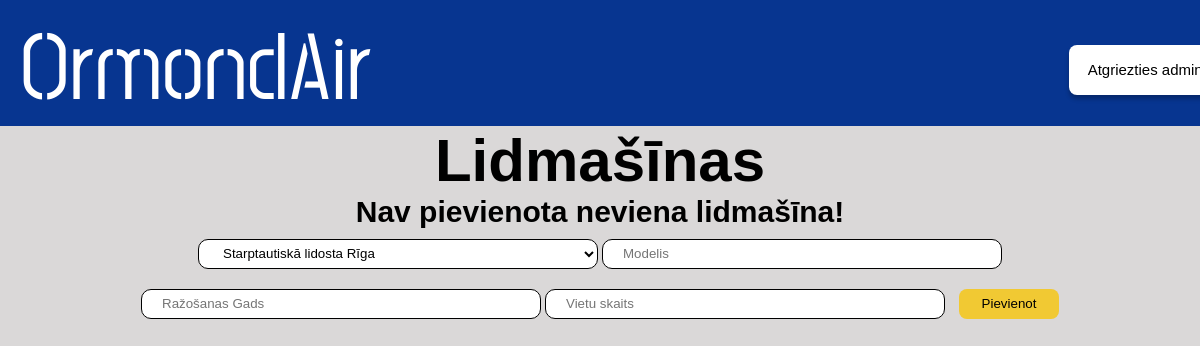
The app's page /admin/lidmasinas, older data.
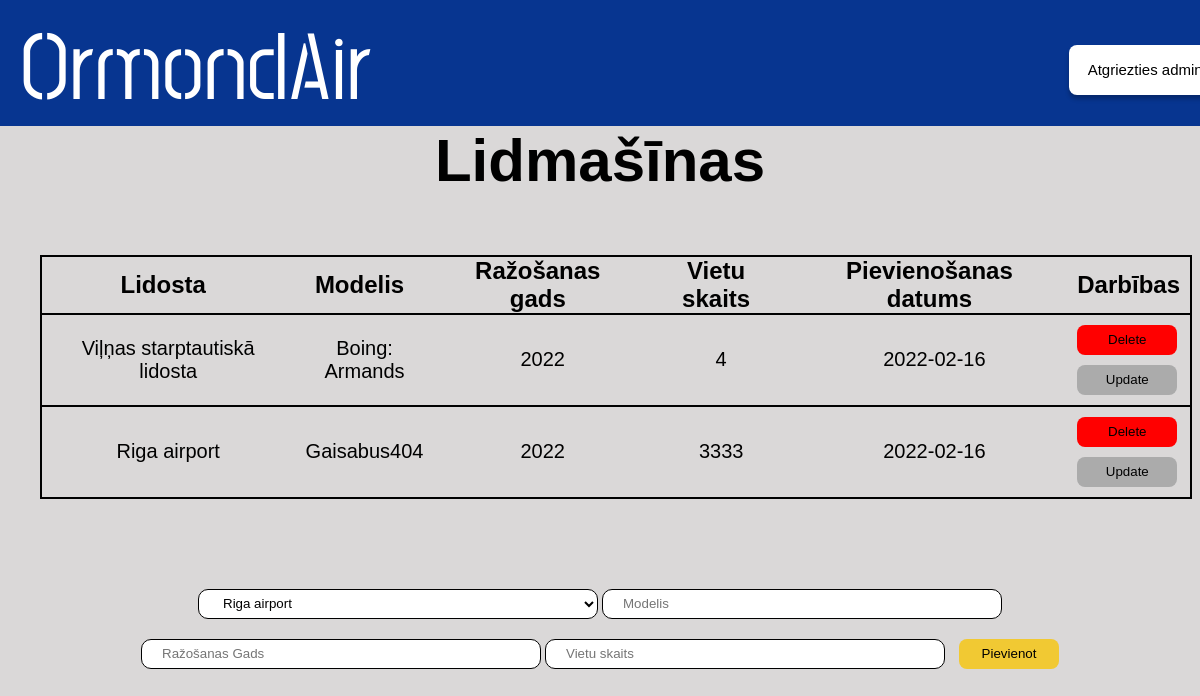
The same page, newer data.
### main.py (models this page shows, shortened)
class Lidmasina(db.Model):
    id = db.Column(db.Integer, primary_key=True)
    content = db.Column(db.String(200), nullable=False)
    modelis = db.Column(db.String(200), nullable=False)
    razosanas_gads = db.Column(db.String(3), nullable=False)
    vietu_skaits = db.Column(db.String(200), nullable=False)
    date_created = db.Column(db.DateTime, default=datetime.utcnow)

### main.py (the view)
@app.route('/admin/lidmasinas', methods=['POST', 'GET'])
def lidmasina():
    if request.method == 'POST':
      new_lidmasina = Lidmasina(content=request.form['content'],modelis=request.form['modelis'], razosanas_gads=request.form['razosanas_gads'], vietu_skaits=request.form['vietu_skaits'])
      try:
        db.session.add(new_lidmasina)
        db.session.commit()
        return redirect('/admin/lidmasinas')
      except:
        return "Draugi nav labi!"
    else:
      lidostas = Lidosta.query.order_by(Lidosta.id).all()
      tasks = Lidmasina.query.order_by(Lidmasina.date_created).all()
      return render_template('adminlidmasinas.html', tasks=tasks, lidostas = lidostas)

### templates/adminlidmasinas.html (shortened to what this page needs)
<!DOCTYPE html>
<html lang="en">
  <head>
    <link href="/static/css/stylesheet.css" rel="stylesheet" />
  </head>
  <body>
    <div class="augsejaisBaneris">
      <a href="/">
        <h1 class="homePage">OrmondAir</h1>
      </a>
      <a href="/admin">
        <button id="atgriezties_admin">Atgriezties admin</button>
      </a>
    </div>
    <div class="apaksejaisBaneris">
      <h1 id="virsraksts">Lidmašīnas</h1>
      {% if tasks|length < 1 %}
      <h4 id="apaksraksts">Nav pievienota neviena lidmašīna! </h4>
      {% else %}
      <div class="tabulaBox">
        <table class="tabula">
          <tr class="tabula">
            <th class="teksts">Lidosta</th>
            <th class="teksts">Modelis</th>
            <th class="teksts">Ražošanas gads</th>
            <th class="teksts">Vietu skaits</th>
            <th class="teksts">Pievienošanas datums</th>
            <th class="teksts">Darbības</th>
          </tr>
          {% for task in tasks %}
            <tr class="tabula">
              <td class="dbteksts">{{ task.content }}</td>
              <td class="dbteksts">{{ task.modelis }}</td>
              <td class="dbteksts">{{ task.razosanas_gads }}</td>
              <td class="dbteksts">{{ task.vietu_skaits }}</td>
              <td class="dbteksts">{{ task.date_created.date() }}</td>
              <td>
                <a href="/delete_airplane/{{task.id}}"><button id=dzest>Delete</button></a>
                  <br>
                <a href="/update_lidmasinas/{{task.id}}"><button id=labot>Update</button></a>
              </td>
            </tr>
          {% endfor %}
        </table>
      </div>
      {% endif %}
      <form action="/admin/lidmasinas" method="POST" id="form">
        <select class="input" name="content" id="content" method="POST">
          {% for lidosta in lidostas %}
            <option value="{{lidosta.content}}">{{ lidosta.content }}</option>
          {% endfor %}
        </select>
        <input class="input" type="text" placeholder="Modelis" name="modelis" id="modelis" maxlength="50" required>
        <input class="input" type="text" placeholder="Ražošanas Gads" name="razosanas_gads" id="razosanas_gads" maxlength="4" required>
        <input class="input" type="text" placeholder="Vietu skaits" name="vietu_skaits" id="vietu_skaits" maxlength="4" required>
        <input type="submit" value="Pievienot" id="pievienot">
      </form>
    </div>
  </body>
</html>

Row changes from the older to the newer data that the page shows:
added Lidmasina: content "Viļņas starptautiskā lidosta", modelis "Boing: Armands", razosanas_gads "2022", vietu_skaits "4", date_created "2022-02-16"
added Lidmasina: content "Riga airport", modelis "Gaisabus404", razosanas_gads "2022", vietu_skaits "3333", date_created "2022-02-16"
Text that changed along with them:
form field content: "Starptautiskā lidosta Rīga" → "Riga airport"
text no longer shown: "Nav pievienota neviena lidmašīna!"
text now shown: "Lidosta Modelis Ražošanas gads Vietu skaits Pievienošanas datums Darbības"
